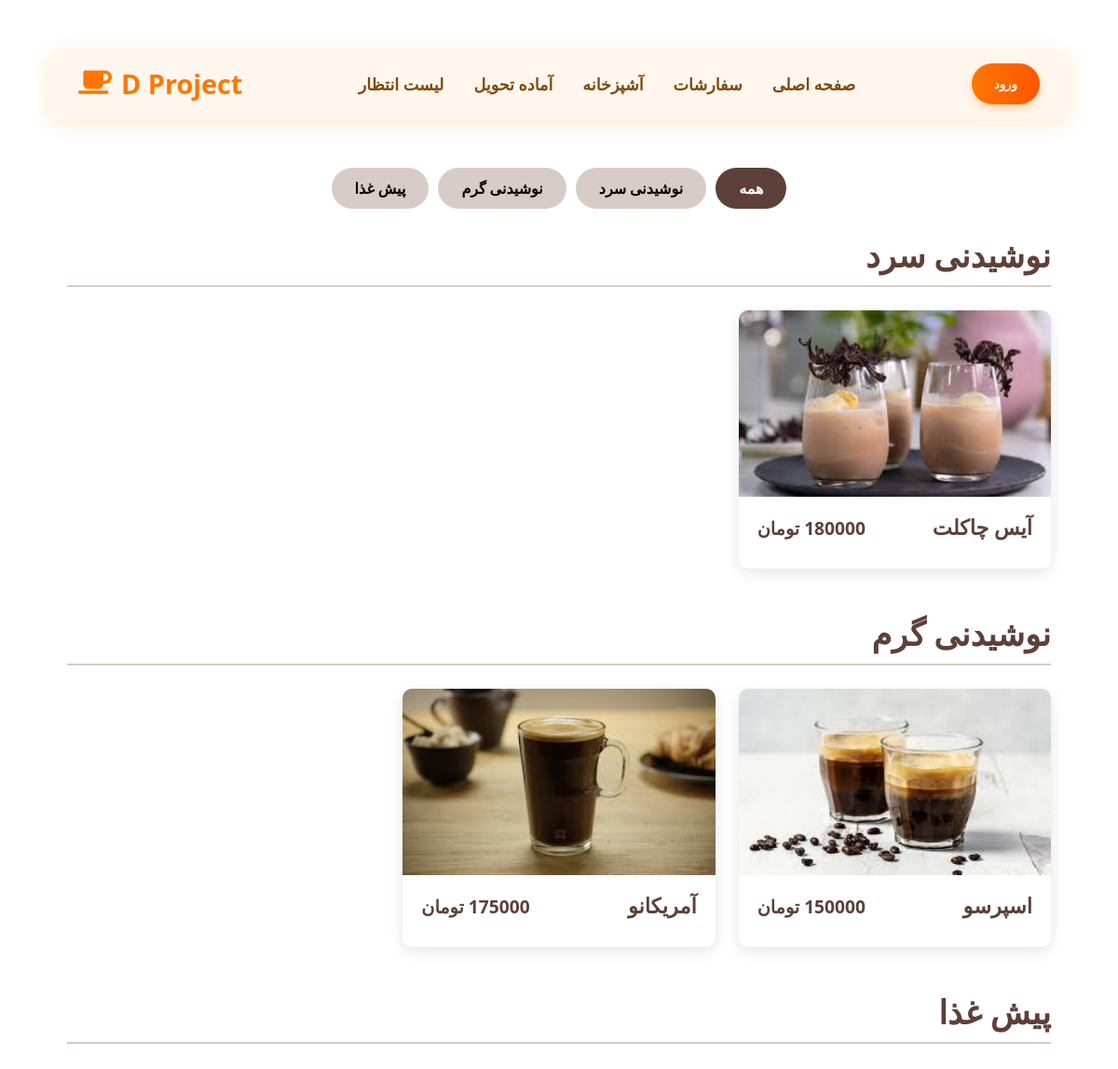
The app's page /menu/ with its own data.
### main/models.py (models this page shows, shortened)
class Category(models.Model):
    name = models.CharField(max_length=100)

class Menu(models.Model):
    name = models.CharField(max_length=100)
    category = models.ForeignKey('Category', on_delete=models.CASCADE)
    price = models.PositiveIntegerField()
    image = models.ImageField(upload_to='menu/images/')

### main/views.py (the view)
# urls.py: path('menu/', views.menu, name='menu'),
def menu(request):
    menus = Menu.objects.all()
    categories = Category.objects.all()
    return render(request, 'main/menu.html',
                  {'menus': menus , 'categories':categories})

### main/templates/main/menu.html (shortened to what this page needs)
{% extends 'base.html' %}
{% load static %}
{% block css %}
    <link rel="stylesheet" href="{% static 'main/menu.css' %}">
{% endblock %}
{% block body %}
<div class="container" dir="rtl">
        <div class="menu-tabs">
            <button class="tab-btn active" data-category="all">همه</button>
            {% for category in categories %}
                <button class="tab-btn" data-category="{{ category.id }}">{{ category.name }}</button>
            {% endfor %}
        </div>
        <div class="menu-content">
            {% for category in categories %}
                <div class="category" data-category="{{ category.id }}">
                    <h2 class="category-title">{{ category.name }}</h2>
                    <div class="menu-items">
                        {% for menu in menus %}
                            {% if menu.category.id == category.id %}
                                <div class="menu-item">
                                    <div class="item-image">
                                        <img src="{{ menu.image.url }}" alt="{{ menu.name }}">
                                    </div>
                                    <div class="item-info">
                                        <div class="item-header">
                                            <h3 class="item-name">{{ menu.name }}</h3>
                                            <span class="item-price">{{ menu.price }} تومان</span>
                                        </div>
                                    </div>
                                </div>
                            {% endif %}
                        {% endfor %}
                    </div>
                </div>
            {% endfor %}
        </div>
    </div>
{% endblock %}

### templates/base.html (shortened to what this page needs)
<!DOCTYPE html>
{% load static %}
<html lang="en">
<head>
    <link rel="stylesheet" href="{% static 'base.css' %}">
    <link rel="stylesheet" href="https://cdnjs.cloudflare.com/ajax/libs/font-awesome/6.4.0/css/all.min.css">
    {% block css %}{% endblock %}
</head>
<body>
<div class="container">
    <header>
        <div class="desktop-menu">
            <div class="logo">
                <i class="fa fa-coffee"></i>
                <span>D Project</span>
            </div>
            <nav>
                <ul>
                    <li><a href="{% url 'wait:wait_list' %}">لیست انتظار</a></li>
                    <li><a href="{% url 'delivery:delivery_list' %}">آماده تحویل</a></li>
                    <li><a href="{% url 'kitchen:kitchen_list' %}">آشپزخانه</a></li>
                    <li><a href="{% url 'orders:list_orders' %}">سفارشات</a></li>
                    <li><a href="{% url 'main:home' %}">صفحه اصلی</a></li>
                </ul>
            </nav>
            {% if request.user.is_authenticated %}
                <a href="{% url 'accounts:logout' %}">
                    <button class="cta-button">خروج</button>
                </a>
            {% else %}
                <a href="{% url 'accounts:login' %}">
                    <button class="cta-button">ورود</button>
                </a>
            {% endif %}
        </div>
    </header>
    {% block body %}{% endblock %}
</div>
</body>
</html>

### static/base.css (style rules this page uses)
* { margin: 0; padding: 0; box-sizing: border-box; font-family: 'Segoe UI', Tahoma, Geneva, Verdana, sans-serif; }
body { min-height: 100vh; display: flex; flex-direction: column; align-items: center; padding: 2rem; }
.container { width: 100%; max-width: 1200px; }
header { background: rgba(255, 247, 237, 0.95); box-shadow: 0 5px 20px rgba(255, 152, 0, 0.2); border-radius: 12px; padding: 1rem 2rem; margin-bottom: 2rem; }
.desktop-menu { display: flex; justify-content: space-between; align-items: center; }
.logo { font-weight: 700; font-size: 1.8rem; color: #ff7700; display: flex; align-items: center; }
.logo i { margin-right: 10px; }
nav ul { display: flex; list-style: none; gap: 2rem; }
nav ul li a { text-decoration: none; color: #7e4a0e; font-weight: 600; font-size: 1.1rem; padding: 0.5rem 0; position: relative; transition: color 0.3s; }
nav ul li a::after { content: ''; position: absolute; width: 0; height: 3px; bottom: 0; left: 0; background-color: #ff7700; transition: width 0.3s; }
.cta-button { background: linear-gradient(to right, #ff7700, #ff5500); color: white; border: none; padding: 0.8rem 1.5rem; border-radius: 50px; font-weight: 600; cursor: pointer; transition: all 0.3s; box-shadow: 0 4px 10px rgba(255, 119, 0, 0.3); }
a { text-decoration: none; }

### main/static/main/menu.css (style rules this page uses)
.container { max-width: 1200px; margin: 0 auto; padding: 20px; }
.menu-tabs { display: flex; justify-content: center; flex-wrap: wrap; gap: 10px; margin-bottom: 30px; }
.tab-btn { padding: 12px 25px; background: #d7ccc8; border: none; border-radius: 30px; font-family: 'Lato', sans-serif; font-weight: 700; font-size: 1rem; cursor: pointer; transition: all 0.3s ease; }
.tab-btn:hover, .tab-btn.active { background: #5d4037; color: #fff; }
.category { margin-bottom: 50px; }
.category-title { font-family: 'Playfair Display', serif; font-size: 2.2rem; color: #5d4037; border-bottom: 2px solid #d7ccc8; padding-bottom: 10px; margin-bottom: 25px; }
.menu-items { display: grid; grid-template-columns: repeat(auto-fill, minmax(300px, 1fr)); gap: 25px; }
.menu-item { background: #fff; border-radius: 10px; overflow: hidden; box-shadow: 0 5px 15px rgba(0, 0, 0, 0.1); transition: transform 0.3s ease; }
.item-image { height: 200px; overflow: hidden; }
.item-image img { width: 100%; height: 100%; object-fit: cover; transition: transform 0.5s ease; }
.item-info { padding: 20px; }
.item-header { display: flex; justify-content: space-between; margin-bottom: 10px; }
.item-name { font-family: 'Playfair Display', serif; font-size: 1.4rem; color: #5d4037; }
.item-price { font-weight: 700; color: #5d4037; font-size: 1.2rem; }

### records on screen
Category: name "نوشیدنی سرد"
Category: name "نوشیدنی گرم"
Category: name "پیش غذا"
Menu: image (picture), name "آیس چاکلت", price "180000"
Menu: image (picture), name "اسپرسو", price "150000"
Menu: image (picture), name "آمریکانو", price "175000"
